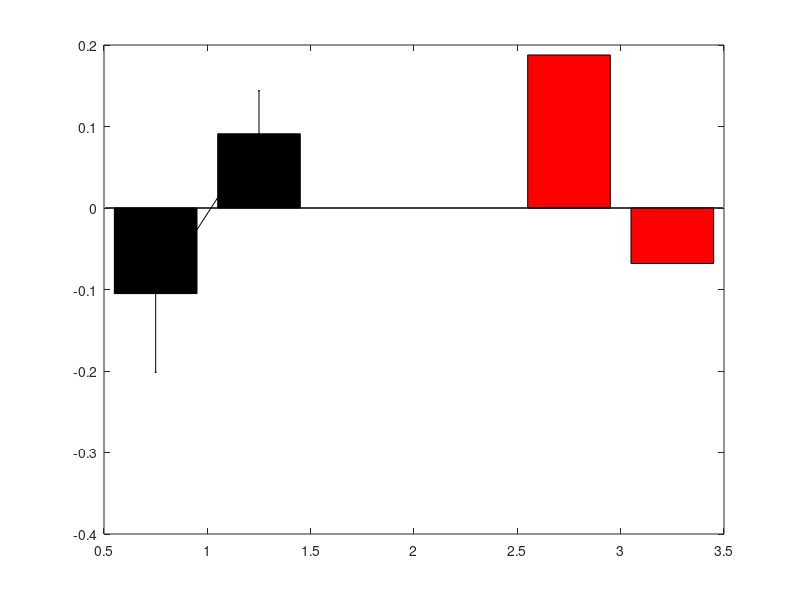

The MATLAB source for this figure: (Note: this script raises an error after producing the figure.)
function make_drug_plots()

    load( 'sfn_drug_data' );
    
    %sch20_ctrl = sch20_ctrl * -1;
    
    sch20_ctrl_mean = mean(sch20_ctrl);
    sch20_ctrl_std  = std(sch20_ctrl) ./ sqrt(length(sch20_ctrl));
    sch20_drug_mean = mean(sch20_drug);
    sch20_drug_std  = std(sch20_drug) ./ sqrt(length(sch20_drug));

    
    sch50_ctrl_mean = mean(sch50_ctrl);
    sch50_ctrl_std  = std(sch50_ctrl) ./ sqrt(length(sch50_ctrl));
    sch50_drug_mean = mean(sch50_drug);
    sch50_drug_std  = std(sch50_drug) ./ sqrt(length(sch50_drug));
    
    
    skf20_ctrl_mean = mean(skf20_ctrl);
    skf20_ctrl_std  = std(skf20_ctrl) ./ sqrt(length(skf20_ctrl));
    skf20_drug_mean = mean(skf20_drug);
    skf20_drug_std  = std(skf20_drug) ./ sqrt(length(skf20_drug));

    sch20_diff  = sch20_drug - sch20_ctrl;
    sch20_diff_mean = mean( sch20_diff );
    sch20_diff_ste = std( sch20_diff ) ./ sqrt(length(sch20_diff));
    
    sch50_diff  = sch50_drug - sch50_ctrl;
    sch50_diff_mean = mean( sch50_diff );
    sch50_diff_ste = std( sch50_diff ) ./ sqrt(length(sch50_diff));
    
    rs_val = ranksum( sch20_diff, sch50_diff );
    
    %%% Bar Plot
    figure();
    gray_col = [0.8 0.8 0.8];
    
    ctrl = [sch20_ctrl_mean, sch50_ctrl_mean]; ctrl_ste = [sch20_ctrl_std, sch50_ctrl_std];
    drug = [sch20_drug_mean, sch50_drug_mean]; drug_ste = [sch20_drug_std, sch50_drug_std];
    
    b = bar( [0.75, 1.25], ctrl, 'k');
    hold on;
    c = bar( [2.75 3.25], drug, 'r');
 
%     err_x1 = b(1).XData + b(1).XOffset;
%     err_x2 = b(2).XData + b(2).XOffset;
     errorbar( [0.75, 1.25], ctrl, ctrl_ste, 'k', 'linestyle', 'none' );
     errorbar([2.75 3.25], drug, drug_ste, 'k', 'linestyle', 'none' );
%     hold off;

    %xpos1 = [b(1).XData(1) + b(1).XOffset, b(1).XData(1) + b(2).XOffset];
    %xpos2 = [b(1).XData(2) + b(1).XOffset, b(1).XData(2) + b(2).XOffset];
    %sigstar( {xpos1, xpos2}, [D1R_SMI32_pval, D1R_NRG_pval]); 
    
    TickLabel_FontSize = 16; Axis_Font_Size = 20;
    ylabel( 'Attentional Modulation (d'')' );
    set( gca, 'YTick', [-0.1 0 0.1 0.2 0.3], 'XTick', [0.75, 1.25, 2.75, 3.25], 'XTickLabel', {'20nA', '50nA', '20nA', '50nA'}, 'FontSize', TickLabel_FontSize,  ... 
           'FontWeight', 'Bold' );

%    text(2, 0.4, strcat( 'p = ', {' '}, num2str(round(rs_val,3)) ), 'FontSize', Axis_Font_Size, 'FontWeight', 'bold');
    
    %xlim([]); 
   ylim([-0.15 0.3] );

    
    hold off;
    
    %%% Diff Line Plot
    figure();
    plot( [sch20_diff_mean, sch50_diff_mean], 'k-' ); 
    hold on;
    errorbar([1,2], [sch20_diff_mean, sch50_diff_mean], [sch20_diff_ste, sch50_diff_ste], 'k')

    TickLabel_FontSize = 16; Axis_Font_Size = 20;
    ylabel( 'Difference in Attentional Modulation' );
    set( gca, 'YTick', [-0.4 -0.2 0 0.2 0.4], 'XTick', [1, 2], 'XTickLabel', {'20nA', '50nA'}, 'FontSize', TickLabel_FontSize,  ... 
            'FontWeight', 'Bold' );

    text(2, 0.4, strcat( 'p = ', {' '}, num2str(round(rs_val,3)) ), 'FontSize', Axis_Font_Size, 'FontWeight', 'bold');
    
    xlim([0.5 2.5]); 
    ylim([-0.5 0.5] );
    xL = get(gca, 'XLim');
    plot(xL, [0 0], '--k')
    box( gca, 'off');
    hold off;
    
end